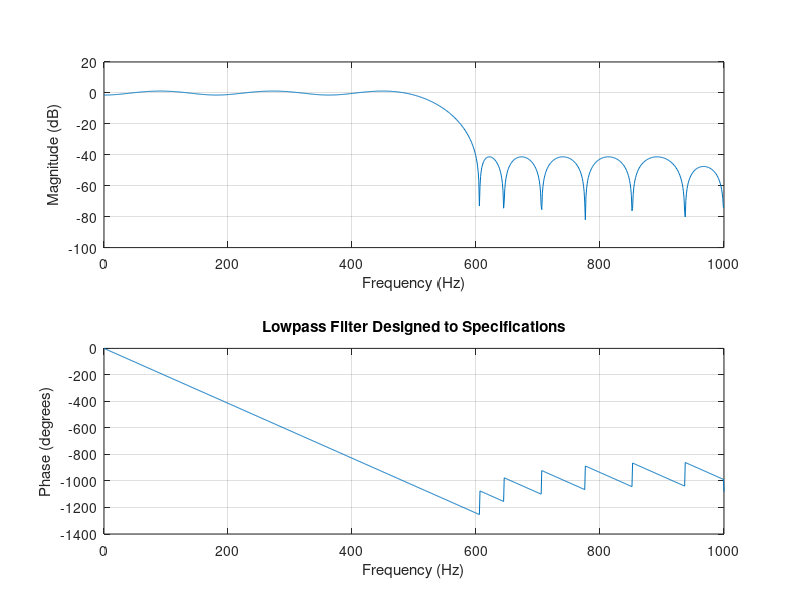

This figure's MATLAB source:
clc;
clear all;
%% Investigate the effects of the frequency bands
%Set up audiogram
Fh = 8000;
steps = 50;
audioX = [250 500 1000 2000 4000 8000];
audioConY = [-50 -45 -45 -60 -50 -60];
xq = 0:2:8000;
pCond = pchip(audioX, audioConY, xq);

audioNormY = [0 -8 -5 0 -10 0];
pNorm = pchip(audioX, audioNormY, xq);
% 
% figure;
% plot(xq, pNorm);
% hold on;
% plot(xq, pCond);
% xlabel('Frequency (Hz)');
% ylabel('Hearing Loss (dB)');
% legend('Normal', 'Conductive');

audioConY = -1*audioConY;

H3FA = (audioConY(2) + audioConY(3) + audioConY(4))/3;
X = 0.15*H3FA;
ki = [-17 -8 1 -1 -2 -2 -2];

IG = 1:length(audioConY);
for i=1:length(audioConY)
   IG(i) = X + (0.31*H3FA) + ki(i);
end

pIG = pchip(audioX, IG, xq);

% figure;
% plot(xq, pIG);
% xlabel('Frequency (Hz)');
% ylabel('Insertion Gain (dB)');

% filtX = [25 50 100 200 250 500 1000 1500 2000 2500 3000 3500 4000 4500 5000 5500 6000 6500 7000 7500 8000];
% 
% band8 = [7.4 7.8 8.5 10.3 15.5 13.25 23.4 23.1 21.9 22 20.4 21 21.2 21.3 21.2 21.2 21.1 21.2 20.8 21 21.1];
% 
% pb8 = pchip(filtX, band8, xq);
% 
% matchError8 = abs(minus(pb8,  pIG));
% 
% figure;
% plot(xq, matchError8);
% xlabel('Frequency (Hz)');
% ylabel('Matching Error (dB)');
% 
% meanError = mean(matchError8)
% maxError = max(matchError8)


%mean(pIG(2806:3536))
    
rp = 3;           % Passband ripple
rs = 40;          % Stopband ripple
fs = 2000;        % Sampling frequency
f = [500 600];    % Cutoff frequencies
a = [1 0];        % Desired amplitudes

dev = [(10^(rp/20)-1)/(10^(rp/20)+1)  10^(-rs/20)]; 
[n,fo,ao,w] = firpmord(f,a,dev,fs);
b = firpm(n,fo,ao,w);
freqz(b,1,1024,fs)
title('Lowpass Filter Designed to Specifications')
